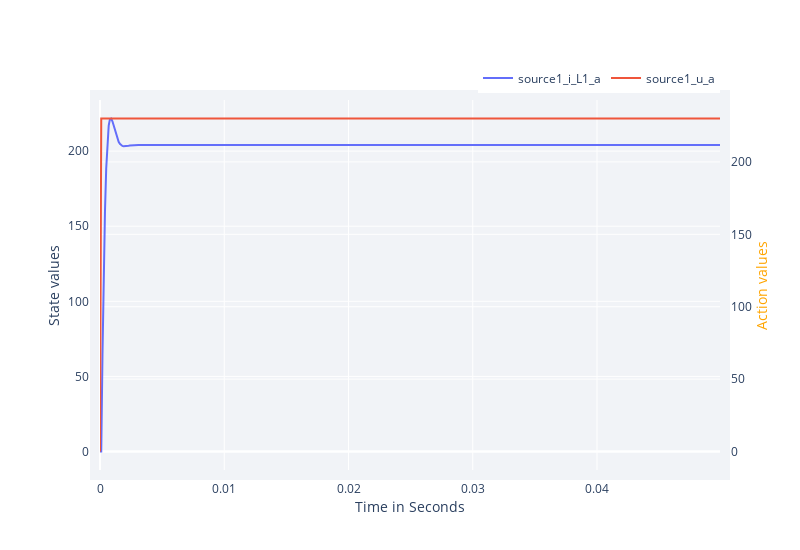

Notebook code cell kept with this figure:
### Markdown cell above
Investigating the `DataFrame` we can see, that even more states then planned are logged.
The `ElectricGrid` framework stores all information available with regards to the state we have chosen.
Here, additionally the voltage across the inductor and the state after the action is applied is stored as well. 
For more detailed information, see `API-Doku -> DataHook`.

After the experiment, the `RenderHookResults()` function provided by the `ElectricGrid` package can be used to show the results of the simulated episode.
States and actions which are logged with the `DataHook` can be selected to be plotted:

### Code cell
RenderHookResults(hook = hook, 
                    episode = 1,
                    states_to_plot  = ["source1_i_L1_a"],  
                    actions_to_plot = ["source1_u_a"])

### Figure 1 — Plotly figure (JSON) as saved in the notebook; plotly's stock layout.template omitted (floating-point values rounded to 4 significant figures; data arrays with more than 128 entries replaced by an {"elided": "..."} marker saying what was removed)
{"data": [{"mode": "lines", "name": "source1_i_L1_a", "type": "scatter", "x": {"elided": "500 float values"}, "y": {"elided": "500 float values"}}, {"mode": "lines", "name": "source1_u_a", "type": "scatter", "x": {"elided": "500 float values"}, "y": {"elided": "500 float values"}, "yaxis": "y2"}], "layout": {"height": 550, "legend": {"orientation": "h", "x": 1, "xanchor": "right", "y": 1.02, "yanchor": "bottom"}, "margin": {"b": 80, "l": 100, "pad": 10, "r": 80, "t": 100}, "plot_bgcolor": "#f1f3f7", "width": 800, "xaxis": {"title": {"text": "Time in Seconds"}}, "yaxis": {"title": {"text": "State values"}}, "yaxis2": {"overlaying": "y", "side": "right", "title": "Action values", "titlefont": {"color": "orange"}}}}
